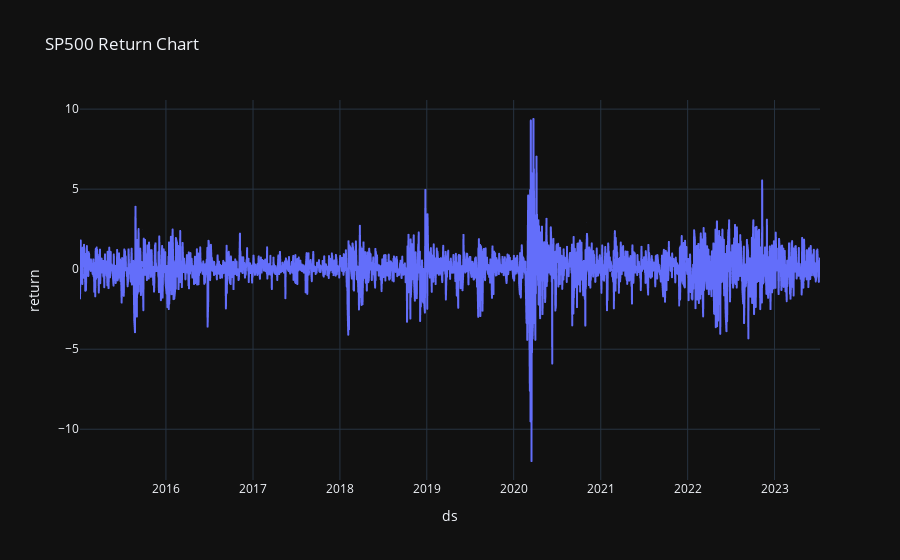

The notebook cell this image was saved under:
### Code cell
import plotly.express as px
fig = px.line(df, x=df["ds"], y="return",title="SP500 Return Chart",template = "plotly_dark")
fig.show()

### Figure 1 — Plotly figure (JSON) as saved in the notebook; plotly's stock layout.template omitted (floating-point values rounded to 4 significant figures; data arrays with more than 128 entries replaced by an {"elided": "..."} marker saying what was removed)
{"data": [{"hovertemplate": "ds=%{x}<br>return=%{y}<extra></extra>", "legendgroup": "", "line": {"color": "#636efa", "dash": "solid"}, "marker": {"symbol": "circle"}, "mode": "lines", "name": "", "showlegend": false, "type": "scattergl", "x": {"elided": "2143 str values"}, "xaxis": "x", "y": {"elided": "2143 float values"}, "yaxis": "y"}], "layout": {"legend": {"tracegroupgap": 0}, "title": {"text": "SP500 Return Chart"}, "xaxis": {"anchor": "y", "domain": [0, 1], "title": {"text": "ds"}}, "yaxis": {"anchor": "x", "domain": [0, 1], "title": {"text": "return"}}}}
